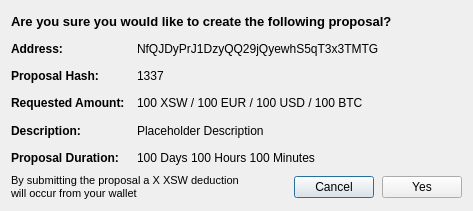
<?xml version="1.0" encoding="UTF-8"?>
<ui version="4.0">
 <class>SendCommunityFundDialog</class>
 <widget class="QDialog" name="SendCommunityFundDialog">
  <property name="geometry">
   <rect>
    <x>0</x>
    <y>0</y>
    <width>473</width>
    <height>211</height>
   </rect>
  </property>
  <property name="sizePolicy">
   <sizepolicy hsizetype="Preferred" vsizetype="Expanding">
    <horstretch>0</horstretch>
    <verstretch>0</verstretch>
   </sizepolicy>
  </property>
  <property name="windowTitle">
   <string>Confirm Proposal Details</string>
  </property>
  <layout class="QVBoxLayout" name="verticalLayout_2">
   <item>
    <layout class="QVBoxLayout" name="verticalLayoutCommunityFundDialog">
     <property name="sizeConstraint">
      <enum>QLayout::SetMinimumSize</enum>
     </property>
     <item>
      <widget class="QLabel" name="labelQuestionTitle">
       <property name="font">
        <font>
         <pointsize>10</pointsize>
         <weight>75</weight>
         <bold>true</bold>
        </font>
       </property>
       <property name="text">
        <string>Are you sure you would like to create the following proposal?</string>
       </property>
      </widget>
     </item>
     <item>
      <layout class="QHBoxLayout" name="horizontalLayoutAddress">
       <item>
        <widget class="QLabel" name="labelAddressTitle">
         <property name="sizePolicy">
          <sizepolicy hsizetype="Fixed" vsizetype="Preferred">
           <horstretch>0</horstretch>
           <verstretch>0</verstretch>
          </sizepolicy>
         </property>
         <property name="minimumSize">
          <size>
           <width>120</width>
           <height>0</height>
          </size>
         </property>
         <property name="maximumSize">
          <size>
           <width>120</width>
           <height>16777215</height>
          </size>
         </property>
         <property name="font">
          <font>
           <pointsize>9</pointsize>
           <weight>75</weight>
           <bold>true</bold>
          </font>
         </property>
         <property name="text">
          <string>Address:</string>
         </property>
        </widget>
       </item>
       <item>
        <widget class="QLabel" name="labelAddress">
         <property name="sizePolicy">
          <sizepolicy hsizetype="Preferred" vsizetype="Preferred">
           <horstretch>0</horstretch>
           <verstretch>0</verstretch>
          </sizepolicy>
         </property>
         <property name="text">
          <string>NfQJDyPrJ1DzyQQ29jQyewhS5qT3x3TMTG</string>
         </property>
        </widget>
       </item>
      </layout>
     </item>
     <item>
      <layout class="QHBoxLayout" name="horizontalLayoutProposalHash">
       <item>
        <widget class="QLabel" name="labelProposalHashTitle">
         <property name="sizePolicy">
          <sizepolicy hsizetype="Fixed" vsizetype="Preferred">
           <horstretch>0</horstretch>
           <verstretch>0</verstretch>
          </sizepolicy>
         </property>
         <property name="minimumSize">
          <size>
           <width>120</width>
           <height>0</height>
          </size>
         </property>
         <property name="maximumSize">
          <size>
           <width>120</width>
           <height>16777215</height>
          </size>
         </property>
         <property name="font">
          <font>
           <weight>75</weight>
           <bold>true</bold>
          </font>
         </property>
         <property name="text">
          <string>Proposal Hash:</string>
         </property>
        </widget>
       </item>
       <item>
        <widget class="QLabel" name="labelProposalHash">
         <property name="sizePolicy">
          <sizepolicy hsizetype="Minimum" vsizetype="Preferred">
           <horstretch>0</horstretch>
           <verstretch>0</verstretch>
          </sizepolicy>
         </property>
         <property name="text">
          <string>1337</string>
         </property>
        </widget>
       </item>
      </layout>
     </item>
     <item>
      <layout class="QHBoxLayout" name="horizontalLayoutRequestedAmount">
       <item>
        <widget class="QLabel" name="labelRequestedAmountTitle">
         <property name="sizePolicy">
          <sizepolicy hsizetype="Fixed" vsizetype="Preferred">
           <horstretch>0</horstretch>
           <verstretch>0</verstretch>
          </sizepolicy>
         </property>
         <property name="minimumSize">
          <size>
           <width>120</width>
           <height>0</height>
          </size>
         </property>
         <property name="maximumSize">
          <size>
           <width>120</width>
           <height>16777215</height>
          </size>
         </property>
         <property name="font">
          <font>
           <weight>75</weight>
           <bold>true</bold>
          </font>
         </property>
         <property name="text">
          <string>Requested Amount:</string>
         </property>
        </widget>
       </item>
       <item>
        <widget class="QLabel" name="labelRequestedAmount">
         <property name="text">
          <string>100 XSW / 100 EUR / 100 USD / 100 BTC</string>
         </property>
        </widget>
       </item>
      </layout>
     </item>
     <item>
      <layout class="QHBoxLayout" name="horizontalLayoutDescription">
       <property name="sizeConstraint">
        <enum>QLayout::SetMinimumSize</enum>
       </property>
       <item>
        <widget class="QLabel" name="labelDescriptionTitle">
         <property name="sizePolicy">
          <sizepolicy hsizetype="Fixed" vsizetype="Minimum">
           <horstretch>0</horstretch>
           <verstretch>0</verstretch>
          </sizepolicy>
         </property>
         <property name="minimumSize">
          <size>
           <width>120</width>
           <height>0</height>
          </size>
         </property>
         <property name="maximumSize">
          <size>
           <width>120</width>
           <height>16777215</height>
          </size>
         </property>
         <property name="font">
          <font>
           <weight>75</weight>
           <bold>true</bold>
          </font>
         </property>
         <property name="text">
          <string>Description:</string>
         </property>
         <property name="alignment">
          <set>Qt::AlignLeading|Qt::AlignLeft|Qt::AlignVCenter</set>
         </property>
        </widget>
       </item>
       <item>
        <widget class="QLabel" name="labelDescription">
         <property name="sizePolicy">
          <sizepolicy hsizetype="Preferred" vsizetype="Minimum">
           <horstretch>0</horstretch>
           <verstretch>0</verstretch>
          </sizepolicy>
         </property>
         <property name="text">
          <string>Placeholder Description</string>
         </property>
         <property name="wordWrap">
          <bool>true</bool>
         </property>
        </widget>
       </item>
      </layout>
     </item>
     <item>
      <layout class="QHBoxLayout" name="horizontalLayoutDuration">
       <item>
        <widget class="QLabel" name="labelDurationTitle">
         <property name="sizePolicy">
          <sizepolicy hsizetype="Fixed" vsizetype="Preferred">
           <horstretch>0</horstretch>
           <verstretch>0</verstretch>
          </sizepolicy>
         </property>
         <property name="minimumSize">
          <size>
           <width>120</width>
           <height>0</height>
          </size>
         </property>
         <property name="maximumSize">
          <size>
           <width>120</width>
           <height>16777215</height>
          </size>
         </property>
         <property name="font">
          <font>
           <weight>75</weight>
           <bold>true</bold>
          </font>
         </property>
         <property name="text">
          <string>Proposal Duration:</string>
         </property>
        </widget>
       </item>
       <item>
        <widget class="QLabel" name="labelDuration">
         <property name="text">
          <string>100 Days 100 Hours 100 Minutes</string>
         </property>
        </widget>
       </item>
      </layout>
     </item>
     <item>
      <layout class="QHBoxLayout" name="horizontalLayoutButton">
       <item>
        <widget class="QLabel" name="labelWarning">
         <property name="font">
          <font>
           <pointsize>8</pointsize>
          </font>
         </property>
         <property name="text">
          <string>By submitting the proposal a X XSW deduction will occur from your wallet </string>
         </property>
         <property name="wordWrap">
          <bool>true</bool>
         </property>
        </widget>
       </item>
       <item>
        <spacer name="horizontalSpacerButtonLeft">
         <property name="orientation">
          <enum>Qt::Horizontal</enum>
         </property>
         <property name="sizeHint" stdset="0">
          <size>
           <width>40</width>
           <height>20</height>
          </size>
         </property>
        </spacer>
       </item>
       <item>
        <widget class="QPushButton" name="pushButtonCancel">
         <property name="text">
          <string>Cancel</string>
         </property>
        </widget>
       </item>
       <item>
        <spacer name="horizontalSpacerButtonMiddle">
         <property name="orientation">
          <enum>Qt::Horizontal</enum>
         </property>
         <property name="sizeType">
          <enum>QSizePolicy::Minimum</enum>
         </property>
         <property name="sizeHint" stdset="0">
          <size>
           <width>2</width>
           <height>20</height>
          </size>
         </property>
        </spacer>
       </item>
       <item>
        <widget class="QPushButton" name="pushButtonYes">
         <property name="text">
          <string>Yes</string>
         </property>
        </widget>
       </item>
      </layout>
     </item>
    </layout>
   </item>
  </layout>
 </widget>
 <resources/>
 <connections/>
</ui>
